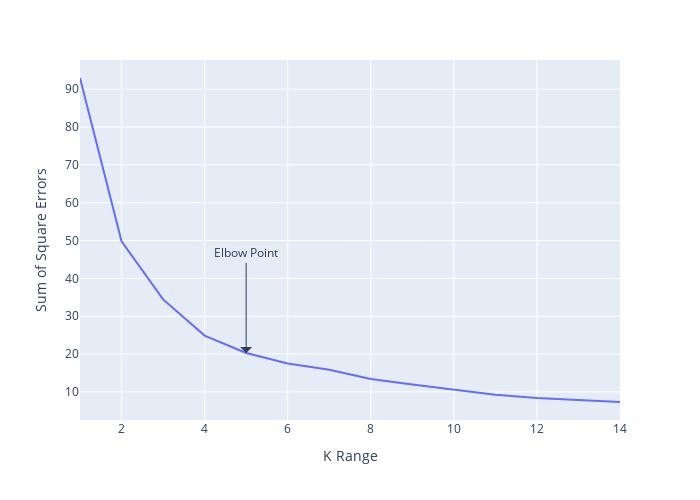

Source (notebook cell):
### Markdown cell above
## Plotting SSE for Elbow Point

### Code cell
px.line(x=range(1,15),y=sse).update_layout(xaxis_title="K Range",yaxis_title="Sum of Square Errors",height=500,width=700).add_annotation(
    x=5,y=20.3,showarrow=True,arrowhead=1,arrowsize=2,ax=0,ay=-100,text="Elbow Point")

### Figure 1 — Plotly figure (JSON) as saved in the notebook; plotly's stock layout.template omitted (floating-point values rounded to 4 significant figures)
{"data": [{"hovertemplate": "x=%{x}<br>y=%{y}<extra></extra>", "legendgroup": "", "line": {"color": "#636efa", "dash": "solid"}, "marker": {"symbol": "circle"}, "mode": "lines", "name": "", "orientation": "v", "showlegend": false, "type": "scatter", "x": [1, 2, 3, 4, 5, 6, 7, 8, 9, 10, 11, 12, 13, 14], "xaxis": "x", "y": [92.96, 49.8, 34.43, 24.88, 20.27, 17.49, 15.86, 13.42, 11.92, 10.57, 9.264, 8.352, 7.763, 7.317], "yaxis": "y"}], "layout": {"annotations": [{"arrowhead": 1, "arrowsize": 2, "ax": 0, "ay": -100, "showarrow": true, "text": "Elbow Point", "x": 5, "y": 20.3}], "height": 500, "legend": {"tracegroupgap": 0}, "margin": {"t": 60}, "width": 700, "xaxis": {"anchor": "y", "autorange": true, "domain": [0, 1], "range": [1, 14], "title": {"text": "K Range"}, "type": "linear"}, "yaxis": {"anchor": "x", "autorange": true, "domain": [0, 1], "range": [2.559, 97.72], "title": {"text": "Sum of Square Errors"}, "type": "linear"}}}
